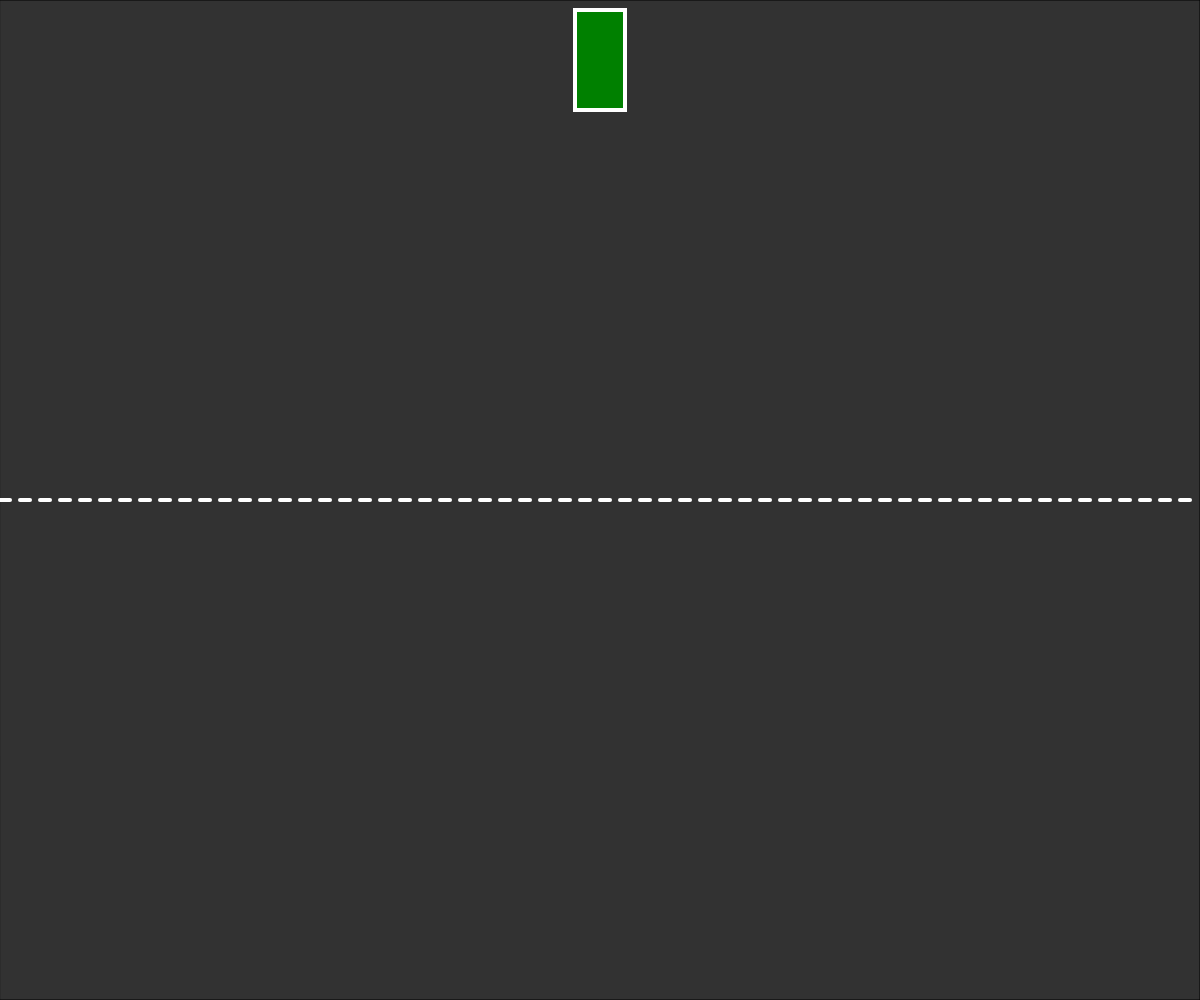
Frame 1 (no input)
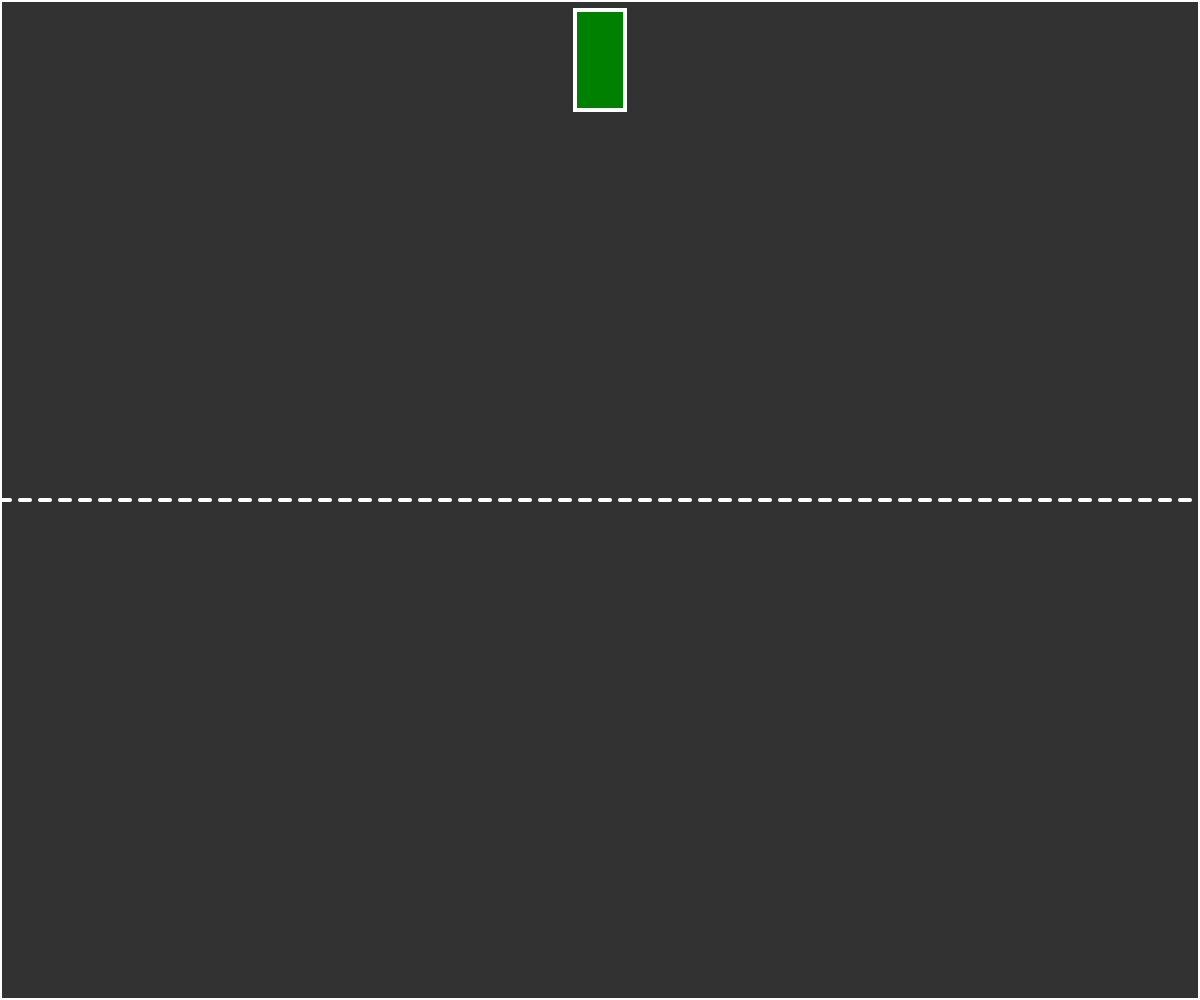
Frame 60 (no input)
Frame 120 (the mouse pressed at the canvas centre since frame 60): identical to frame 60, image omitted

The p5.js sketch that drew these frames (run headless with seeded random() and noise() and a simulated clock; from frame 60 on, the mouse is pressed at the canvas centre):

// p5.js sketch
// ── sketch.js
// Project Title
// Your Name
// Date
//
// Extra for Experts:
// - describe what you did to take this project "above and beyond"
let vehicles = [];
let trafficLight;

function setup() {
  createCanvas(windowWidth, windowHeight);
  trafficLight = new TrafficLight();
}

function draw() {
  background(220);
  drawRoad();
  
  trafficLight.update();
  trafficLight.display();
  
  for (let vehicle of vehicles) {
    vehicle.action();
  }
}


function mouseClicked() {
  if (trafficLight.isMouseOver(mouseX, mouseY)) {
    trafficLight.toggle();
    return; 
  }
  let dir, xSpeed;
  if (mouseButton === LEFT) {
    dir = 1; 
    xSpeed = random(1, 15); 
  } 
  if (mouseButton === LEFT && keyIsDown(SHIFT)) {
    dir = -1; 
    xSpeed = random(-15, -1); 
  } 
    vehicles.push(new Vehicle(mouseX, mouseY, dir, xSpeed)); 
  }

function drawRoad() {
  fill(50);
  rect(0, 0, width, height);
  
  stroke(255); 
  strokeWeight(4);
  
  let dashLength = 10; 
  let spaceLength = 10; 
  let y = height / 2; 
  
  for (let i = 0; i < width; i += dashLength + spaceLength) {
    line(i, y, i + dashLength, y);
  }
}

class Vehicle {
  constructor(x, y, dir, xSpeed) {
    this.type = int(random(2)); 
    this.c = color(random(255), random(255), random(255));
    this.x = x;
    this.y = y; 
    this.dir = dir; 
    this.xSpeed = xSpeed; 
  }

  move() {
    this.x += this.xSpeed; 
    if (this.x > width) {
      this.x = 0; 
    } else if (this.x < 0) {
      this.x = width; 
    }
  }

  Speedup() {
    if (this.dir === 1) { // Moving east
      if (this.xSpeed < 15) {
        if (random() < 0.02) {
          this.xSpeed = min(this.xSpeed + random(0.1, 0.5), 15);
        }
      }
    } else if (this.dir === -1) { // Moving west
      if (this.xSpeed > -1) {
        if (random() < 0.02) {
          this.xSpeed = max(this.xSpeed - random(0.1, 0.5), -1);
        }
      }
    }
  }

  SpeedDown() {
    if (this.dir === 1) { // Moving east
      if (this.xSpeed > 1) {
        if (random() < 0.02) {
          this.xSpeed = max(this.xSpeed - random(0.1, 0.5), 1);
        }
      }
    } else if (this.dir === -1) { // Moving west
      if (this.xSpeed < -1) {
        if (random() < 0.02) {
          this.xSpeed = min(this.xSpeed + random(0.1, 0.5), -1);
        }
      }
    }
  }

  action() {
    if (!trafficLight.isRed) { 
      this.SpeedDown();
      this.Speedup(); 
      this.move(); 
    }
    this.display(); 
  }

  display() {
    if (this.type === 0) {
      this.drawCar();
    } else if (this.type === 1) {
      this.drawTruck();
    }
  }

  drawCar() {
    fill(220);
    rect(this.x + 5, this.y - 15, 20, 70); 
    rect(this.x + 75, this.y - 15, 20, 70);
    fill(this.c);
    rect(this.x, this.y, 100, 40);
  }

  drawTruck() {
    fill(this.c);
    rect(this.x, this.y, 180, 60); 
    rect(this.x + 150, this.y, 30, 60); 
  }
}

class TrafficLight {
  constructor() {
    this.isRed = false;
    this.width = 50;
    this.height = 100;
    this.x = width / 2 - this.width / 2;
    this.y = 10; 
  }

  display() {
    fill(this.isRed ? 'red' : 'green');
    rect(this.x, this.y, this.width, this.height);
  }

  toggle() {
    this.isRed = !this.isRed;
  }

  isMouseOver(mx, my) {
    return mx > this.x && mx < this.x + this.width && my > this.y && my < this.y + this.height;
  }
  update(){

  }
}
